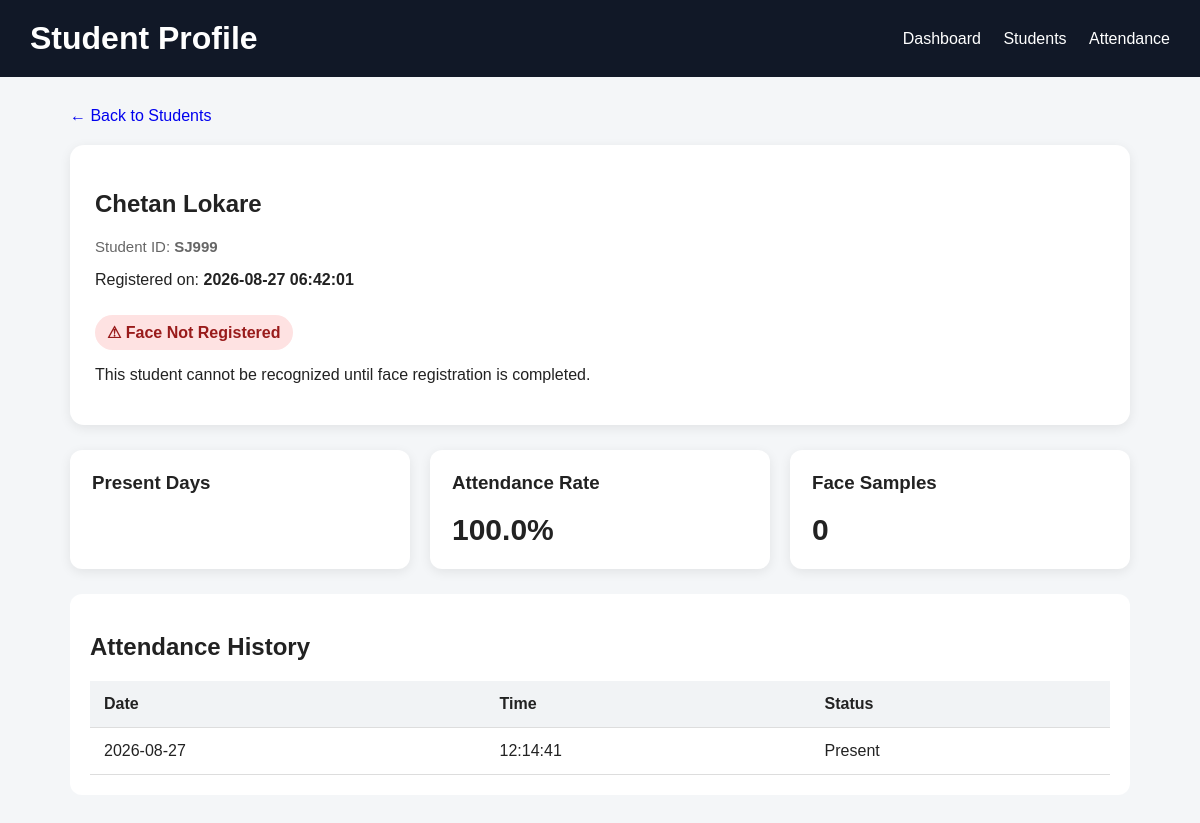
Page /student/SJ999 (signed in) on the committed database.
### tables this page shows
CREATE TABLE students (
            id INTEGER PRIMARY KEY AUTOINCREMENT,
            student_id TEXT UNIQUE NOT NULL,
            name TEXT NOT NULL,
            created_at TIMESTAMP DEFAULT CURRENT_TIMESTAMP
        );

CREATE TABLE attendance (
            id INTEGER PRIMARY KEY AUTOINCREMENT,
            student_id TEXT NOT NULL,
            date TEXT NOT NULL,
            time TEXT NOT NULL,
            status TEXT NOT NULL, subject_code
            TEXT,
            FOREIGN KEY (student_id)
                REFERENCES students(student_id)
        );

### app.py (the view, shortened to what this page needs)
@app.route(
    "/student/<student_id>"
)
@login_required
def student_profile(student_id):
    connection = get_connection()
    cursor = connection.cursor()
    cursor.execute("""
        SELECT
            id,
            student_id,
            name,
            created_at
        FROM students
        WHERE student_id = ?
    """, (student_id,))
    student = cursor.fetchone()
    cursor.execute("""
        SELECT
            date,
            time,
            status,
            subject_code
        FROM attendance
        WHERE student_id = ?
        ORDER BY date DESC, time DESC
    """, (student_id,))
    attendance_history = (
        cursor.fetchall()
    )
    cursor.execute("""
        SELECT COUNT(DISTINCT date)
        AS total
        FROM attendance
        WHERE student_id = ?
        AND status = 'Present'
    """, (student_id,))
    present_days = cursor.fetchone()["total"]
    cursor.execute("""
        SELECT COUNT(DISTINCT date)
        AS total
        FROM attendance
        WHERE student_id = ?
    """, (student_id,))
    total_attendance_days = (
        cursor.fetchone()["total"]
    )
    if total_attendance_days > 0:
        attendance_percentage = round(
            (
                present_days
                / total_attendance_days
            ) * 100,
            1
        )
    else:
        attendance_percentage = 0
    student_folder = os.path.join(
        "students",
        student_id
    )
    embedding_count = 0
    face_registered = (
        embedding_count > 0
    )
    connection.close()
    return render_template(
        "student_profile.html",
        student=student,
        attendance_history=attendance_history,
        present_days=present_days,
        total_attendance_days=total_attendance_days,
        attendance_percentage=attendance_percentage,
        face_registered=face_registered,
        embedding_count=embedding_count
    )

### app.py (called while the page is built)
def get_connection():
    os.makedirs("data", exist_ok=True)
    connection = sqlite3.connect(
        DATABASE_FILE
    )
    connection.row_factory = sqlite3.Row
    return connection

def login_required(function):
    @wraps(function)
    def decorated_function(*args, **kwargs):
        if not session.get("logged_in"):
            return redirect("/login")
        return function(*args, **kwargs)
    return decorated_function

### templates/student_profile.html (shortened to what this page needs)
<!DOCTYPE html>
<html lang="en">
<head>
</head>
<body>
<header class="header">
    <h1>
        Student Profile
    </h1>
    <div>
        <a href="/">
            Dashboard
        </a>
        <a href="/students">
            Students
        </a>
        <a href="/attendance">
            Attendance
        </a>
    </div>
</header>
<div class="container">
    <a
        class="back"
        href="/students"
    >
        ← Back to Students
    </a>
    <div class="profile-card">
        <h2>
            {{ student.name }}
        </h2>
        <div class="student-id">
            Student ID:
            <strong>
                {{ student.student_id }}
            </strong>
        </div>
        <p>
            Registered on:
            <strong>
                {{ student.created_at }}
            </strong>
        </p>
        {% if face_registered %}
        <span
            class="face-status registered"
        >
            ✓ Face Registered
        </span>
        <p>
            {{ embedding_count }}
            face embeddings stored.
        </p>
        {% else %}
        <span
            class="face-status not-registered"
        >
            ⚠ Face Not Registered
        </span>
        <p>
            This student cannot be recognized
            until face registration is completed.
        </p>
        {% endif %}
    </div>
    <div class="stats">
        <div class="stat">
            <h3>
                Present Days
            </h3>
        </div>
        <div class="stat">
            <h3>
                Attendance Rate
            </h3>
            <div class="number">
                {{ "%.1f"|format(attendance_percentage) }}%
            </div>
        </div>
        <div class="stat">
            <h3>
                Face Samples
            </h3>
            <div class="number">
                {{ embedding_count }}
            </div>
        </div>
    </div>
    <div class="history">
        <h2>
            Attendance History
        </h2>
        <table>
            <thead>
                <tr>
                    <th>
                        Date
                    </th>
                    <th>
                        Time
                    </th>
                    <th>
                        Status
                    </th>
                </tr>
            </thead>
            <tbody>
                {% for record in attendance_history %}
                <tr>
                    <td>
                        {{ record.date }}
                    </td>
                    <td>
                        {{ record.time }}
                    </td>
                    <td>
                        {{ record.status }}
                    </td>
                </tr>
                {% else %}
                <tr>
                    <td colspan="3">
                        No attendance records yet.
                    </td>
                </tr>
                {% endfor %}
            </tbody>
        </table>
    </div>
</div>
</body>
</html>

### templates/student_profile.html (style rules this page uses)
* { box-sizing: border-box; }
body { margin: 0; font-family: Arial, sans-serif; background: #f4f6f8; color: #222; }
.header { background: #111827; color: white; padding: 20px 30px; display: flex; justify-content: space-between; align-items: center; flex-wrap: wrap; gap: 15px; }
.header h1 { margin: 0; }
.header a { color: white; text-decoration: none; margin-left: 18px; }
.container { max-width: 1100px; margin: 30px auto; padding: 0 20px; }
.profile-card { background: white; border-radius: 14px; padding: 25px; margin-bottom: 25px; box-shadow: 0 3px 12px rgba(0,0,0,0.08); }
.student-id { color: #666; font-size: 15px; }
.stats { display: grid; grid-template-columns: repeat(3, 1fr); gap: 20px; margin-bottom: 25px; }
.stat { background: white; padding: 22px; border-radius: 12px; box-shadow: 0 3px 12px rgba(0,0,0,0.08); }
.stat h3 { margin-top: 0; }
.number { font-size: 30px; font-weight: bold; }
.face-status { display: inline-block; padding: 8px 12px; border-radius: 20px; margin-top: 10px; font-weight: bold; }
.not-registered { background: #fee2e2; color: #991b1b; }
.history { background: white; padding: 20px; border-radius: 12px; overflow-x: auto; }
table { width: 100%; border-collapse: collapse; }
th, td { padding: 14px; text-align: left; border-bottom: 1px solid #ddd; }
th { background: #f1f3f5; }
.back { display: inline-block; margin-bottom: 20px; text-decoration: none; }

### rows in the picture
students: name "Chetan Lokare", student_id "SJ999", created_at "2026-08-27 06:42:01"
attendance: date "2026-08-27", time "12:14:41", status "Present"

### other values in the picture
{{ "%.1f"|format(attendance_percentage) }} "100.0"
{{ embedding_count }} "0"
